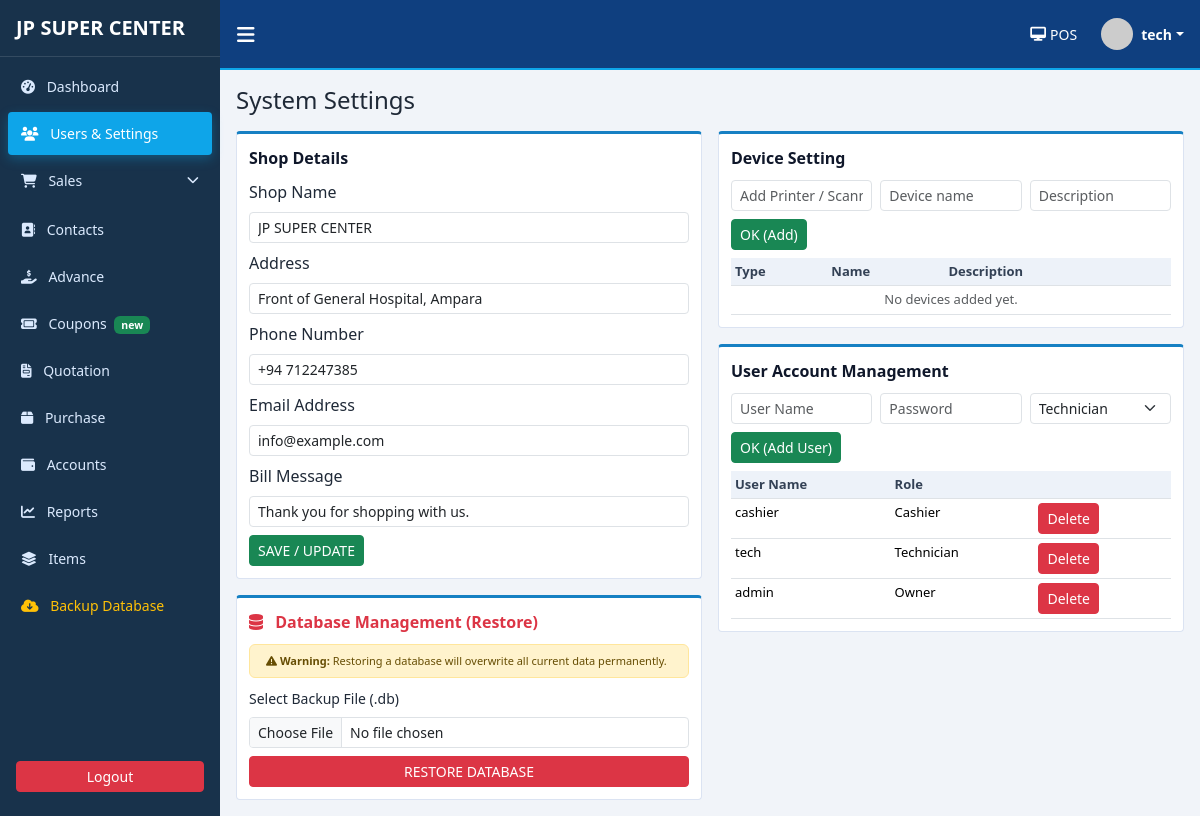
The page /settings (signed in) on the database its author committed.
### pos_app/models.py (models this page shows, shortened)
class ShopSetting(db.Model):
    __tablename__ = "shop_settings"
    id = db.Column(db.Integer, primary_key=True)
    shop_name = db.Column(db.String(120), nullable=False, default="JP SUPER CENTER")
    address = db.Column(db.String(255), nullable=True)
    phone = db.Column(db.String(60), nullable=True)
    email = db.Column(db.String(120), nullable=True)
    bill_message = db.Column(db.String(255), nullable=True)
    updated_at = db.Column(
        db.DateTime, default=datetime.utcnow, onupdate=datetime.utcnow, nullable=False
    )

class User(UserMixin, db.Model):
    __tablename__ = "users"
    id = db.Column(db.Integer, primary_key=True)
    username = db.Column(db.String(80), unique=True, nullable=False, index=True)
    password_hash = db.Column(db.String(255), nullable=False)
    role = db.Column(db.String(30), nullable=False, default="Cashier")
    full_name = db.Column(db.String(120), nullable=True)
    is_active_user = db.Column(db.Boolean, default=True, nullable=False)
    created_at = db.Column(db.DateTime, default=datetime.utcnow, nullable=False)
    sales = db.relationship("Sale", backref="cashier", lazy=True)
    login_history = db.relationship("LoginHistory", backref="user", lazy=True)

### pos_app/routes.py (the view, shortened to what this page needs)
@main_bp.route("/settings", methods=["GET", "POST"])
@login_required
@role_required("Owner", "Technician")
def settings():
    setting = ShopSetting.query.first()
    if not setting:
        setting = ShopSetting(shop_name="JP SUPER CENTER")
        db.session.add(setting)
        db.session.commit()
    users = User.query.order_by(User.created_at.desc()).all()
    devices = DeviceSetting.query.order_by(DeviceSetting.created_at.desc()).all()
    return render_template("settings.html", users=users, devices=devices)

### pos_app/utils.py (called while the page is built)
def role_required(*roles):
    def decorator(f):
        @wraps(f)
        def decorated_function(*args, **kwargs):
            if not current_user.is_authenticated or current_user.role not in roles:
                flash("You do not have permission to access this page.", "danger")
                return redirect(url_for("main.dashboard"))
            return f(*args, **kwargs)
        return decorated_function
    return decorator

### pos_app/templates/settings.html (shortened to what this page needs)
{% extends "base.html" %}
{% block content %}
<h4 class="mb-3">System Settings</h4>
<div class="row g-3">
    {% if current_user.role == 'Technician' %}
    <div class="col-xl-6">
        <div class="panel">
            <div class="panel-title">Shop Details</div>
            <form method="post">
                <div class="mb-2">
                    <label class="form-label">Shop Name</label>
                    <input class="form-control form-control-sm" name="shop_name" value="{{ shop_settings.shop_name }}">
                </div>
                <div class="mb-2">
                    <label class="form-label">Address</label>
                    <input class="form-control form-control-sm" name="address" value="{{ shop_settings.address }}">
                </div>
                <div class="mb-2">
                    <label class="form-label">Phone Number</label>
                    <input class="form-control form-control-sm" name="phone" value="{{ shop_settings.phone }}">
                </div>
                <div class="mb-2">
                    <label class="form-label">Email Address</label>
                    <input class="form-control form-control-sm" name="email" value="{{ shop_settings.email }}">
                </div>
                <div class="mb-2">
                    <label class="form-label">Bill Message</label>
                    <input class="form-control form-control-sm" name="bill_message" value="{{ shop_settings.bill_message }}">
                </div>
                <div class="d-flex gap-2 mt-2">
                    <button class="btn btn-sm btn-success">SAVE / UPDATE</button>
                </div>
            </form>
        </div>
        <div class="panel mt-3">
            <div class="panel-title text-danger"><i class="fa-solid fa-database me-2"></i> Database Management (Restore)</div>
            <div class="alert alert-warning py-2 small mb-2" style="font-size: 11px;">
                <i class="fa-solid fa-triangle-exclamation"></i> <strong>Warning:</strong> Restoring a database will overwrite all current data permanently.
            </div>
            <form action="{{ url_for('main.restore') }}" method="post" enctype="multipart/form-data">
                <div class="mb-2">
                    <label class="form-label small">Select Backup File (.db)</label>
                    <input type="file" name="backup_file" class="form-control form-control-sm" accept=".db" required>
                </div>
                <button type="submit" class="btn btn-sm btn-danger w-100" onclick="return confirm('Are you sure you want to restore this database? All current data will be lost!')">
                    RESTORE DATABASE
                </button>
            </form>
        </div>
    </div>
    {% endif %}
    <div class="col-xl-6">
        {% if current_user.role == 'Technician' %}
        <div class="panel mb-3">
            <div class="panel-title">Device Setting</div>
            <form method="post" class="row g-2">
                <div class="col-md-4">
                    <input name="device_type" class="form-control form-control-sm" placeholder="Add Printer / Scanner" required>
                </div>
                <div class="col-md-4">
                    <input name="device_name" class="form-control form-control-sm" placeholder="Device name" required>
                </div>
                <div class="col-md-4">
                    <input name="description" class="form-control form-control-sm" placeholder="Description">
                </div>
                <div class="col-12">
                    <button class="btn btn-sm btn-success">OK (Add)</button>
                </div>
            </form>
            <div class="table-responsive mt-2">
                <table class="table table-sm table-board">
                    <thead><tr><th>Type</th><th>Name</th><th>Description</th><th></th></tr></thead>
                    <tbody>
                        {% for device in devices %}
                            <tr>
                                <td>{{ device.device_type }}</td>
                                <td>{{ device.device_name }}</td>
                                <td>{{ device.description }}</td>
                                <td>
                                    <form method="post">
                                        <input type="hidden" name="action" value="delete_device">
                                        <input type="hidden" name="device_id" value="{{ device.id }}">
                                        <button class="btn btn-sm btn-danger">Delete</button>
                                    </form>
                                </td>
                            </tr>
                        {% else %}
                            <tr><td colspan="4" class="text-center text-muted">No devices added yet.</td></tr>
                        {% endfor %}
                    </tbody>
                </table>
            </div>
        </div>
        {% endif %}
        <div class="panel">
            <div class="panel-title">User Account Management</div>
            <form method="post" class="row g-2">
                <div class="col-md-4">
                    <input name="username" class="form-control form-control-sm" placeholder="User Name" required>
                </div>
                <div class="col-md-4">
                    <input type="password" name="password" class="form-control form-control-sm" placeholder="Password" required>
                </div>
                <div class="col-md-4">
                    <select name="role" class="form-select form-select-sm">
                        {% if current_user.role == 'Technician' %}
                        <option value="Technician">Technician</option>
                        {% endif %}
                    </select>
                </div>
                <div class="col-12">
                    <button class="btn btn-sm btn-success">OK (Add User)</button>
                </div>
            </form>
            <div class="table-responsive mt-2">
                <table class="table table-sm table-board">
                    <thead><tr><th>User Name</th><th>Role</th><th></th></tr></thead>
                    <tbody>
                        {% for user in users %}
                            <tr>
                                <td>{{ user.username }}</td>
                                <td>{{ user.role }}</td>
                                <td>
                                    <form method="post">
                                        <button class="btn btn-sm btn-danger">Delete</button>
                                    </form>
                                </td>
                            </tr>
                        {% else %}
                            <tr><td colspan="3" class="text-center text-muted">No users available.</td></tr>
                        {% endfor %}
                    </tbody>
                </table>
            </div>
        </div>
    </div>
</div>
{% endblock %}

### pos_app/templates/base.html (shortened to what this page needs)
<!doctype html>
<html lang="en">
<head>
    <link href="https://cdn.jsdelivr.net/npm/bootstrap@5.3.3/dist/css/bootstrap.min.css" rel="stylesheet">
    <link rel="stylesheet" href="https://cdnjs.cloudflare.com/ajax/libs/font-awesome/6.5.1/css/all.min.css">
    <link rel="stylesheet" href="{{ url_for('static', filename='css/styles.css') }}">
</head>
<body>
    <div class="app-shell">
        <aside class="sidebar" id="sidebar">
            <div class="brand px-3 py-3 d-flex align-items-center">
                <h5 class="m-0 text-uppercase fw-bold">{{ shop_settings.shop_name }}</h5>
            </div>
            <nav class="sidebar-nav px-2">
                <a class="menu-link {% if request.path == '/dashboard' %}active{% endif %}"
                    href="{{ url_for('main.dashboard') }}">
                    <i class="fa-solid fa-gauge-high me-2"></i> Dashboard
                </a>
                {% if current_user.role in ['Owner', 'Technician'] %}
                <a class="menu-link {% if request.path.startswith('/settings') %}active{% endif %}"
                    href="{{ url_for('main.settings') }}">
                    <i class="fa-solid fa-users me-2"></i> Users & Settings
                </a>
                {% endif %}
                <div class="menu-group">
                    <a class="menu-link d-flex justify-content-between align-items-center {% if request.path.startswith('/sales') %}active{% endif %}"
                        data-bs-toggle="collapse" href="#salesSubmenu">
                        <span><i class="fa-solid fa-cart-shopping me-2"></i> Sales</span>
                        <i class="fa-solid fa-chevron-down small"></i>
                    </a>
                </div>
                <a class="menu-link {% if request.path.startswith('/tracking') %}active{% endif %}"
                    href="{{ url_for('main.tracking') }}">
                    <i class="fa-solid fa-address-book me-2"></i> Contacts
                </a>
                {% if current_user.role in ['Owner', 'Technician'] %}
                <a class="menu-link" href="{{ url_for('main.credit') }}">
                    <i class="fa-solid fa-hand-holding-dollar me-2"></i> Advance
                </a>
                <a class="menu-link" href="{{ url_for('main.coming_soon', feature='coupons') }}">
                    <i class="fa-solid fa-ticket me-2"></i> Coupons <span class="badge bg-success ms-1">new</span>
                </a>
                <a class="menu-link" href="{{ url_for('main.coming_soon', feature='quotation') }}">
                    <i class="fa-solid fa-file-invoice me-2"></i> Quotation
                </a>
                <a class="menu-link {% if request.path.startswith('/inventory') %}active{% endif %}"
                    href="{{ url_for('main.inventory') }}">
                    <i class="fa-solid fa-box me-2"></i> Purchase
                </a>
                <a class="menu-link {% if request.path.startswith('/expenses') %}active{% endif %}"
                    href="{{ url_for('main.expenses') }}">
                    <i class="fa-solid fa-wallet me-2"></i> Accounts
                </a>
                <a class="menu-link {% if request.path.startswith('/reports') %}active{% endif %}"
                    href="{{ url_for('main.reports') }}">
                    <i class="fa-solid fa-chart-line me-2"></i> Reports
                </a>
                <a class="menu-link {% if request.path == '/inventory' %}active{% endif %}" href="{{ url_for('main.inventory') }}">
                    <i class="fa-solid fa-layer-group me-2"></i> Items
                </a>
                <a class="menu-link text-warning" href="{{ url_for('main.backup') }}">
                    <i class="fa-solid fa-cloud-arrow-down me-2"></i> Backup Database
                </a>
                {% endif %}
            </nav>
            <div class="px-3 pb-4 mt-auto">
                <a class="btn btn-danger w-100 btn-sm" href="{{ url_for('main.logout') }}">Logout</a>
            </div>
        </aside>
        <section class="main-pane">
            <header class="topbar d-flex justify-content-between align-items-center px-3">
                <div class="d-flex align-items-center">
                    <button class="btn btn-link text-white me-2 p-0 shadow-none" id="toggleSidebar">
                        <i class="fa-solid fa-bars fa-lg"></i>
                    </button>
                </div>
                <div class="d-flex align-items-center gap-4">
                    <a href="{{ url_for('main.sales') }}" class="small d-flex align-items-center text-white text-decoration-none">
                        <i class="fa-solid fa-desktop me-1"></i> POS
                    </a>
                    <div class="dropdown">
                        <div class="d-flex align-items-center dropdown-toggle" style="cursor: pointer;" data-bs-toggle="dropdown">
                            <img src="https://ui-avatars.com/api/?name={{ current_user.username }}&background=random"
                                class="rounded-circle me-2" width="32" height="32">
                            <div class="small fw-semibold">{{ current_user.username }}</div>
                        </div>
                    </div>
                </div>
            </header>
            <main class="content-pane p-3">
                {% block content %}{% endblock %}
            </main>
        </section>
    </div>
</body>
</html>

### pos_app/static/css/styles.css (style rules this page uses)
body { background: #f1f4f9; font-family: "Segoe UI", Tahoma, Geneva, Verdana, sans-serif; color: #1f2937; }
.app-shell { display: flex; min-height: 100vh; }
.sidebar { width: 220px; background: #18324b; color: #dbeafe; display: flex; flex-direction: column; }
.brand { border-bottom: 1px solid rgba(255, 255, 255, 0.12); color: #fff; }
.sidebar-nav { display: flex; flex-direction: column; gap: 4px; margin-top: 8px; }
.menu-link { color: #dbeafe; text-decoration: none; padding: 10px 12px; border-radius: 4px; font-size: 14px; display: block; transition: all 0.2s; border: 1px solid transparent; }
.menu-link.active { background: #0ea5e9; color: #fff; box-shadow: 0 4px 12px rgba(14, 165, 233, 0.3); }
.menu-group { margin-bottom: 2px; }
.main-pane { flex: 1; display: flex; flex-direction: column; }
.topbar { min-height: 70px; background: #0f3f7f; color: #fff; border-bottom: 2px solid #0ea5e9; }
.content-pane { flex: 1; }
.panel { background: #fff; border: 1px solid #dbe3f2; border-top: 3px solid #1680c3; border-radius: 4px; padding: 12px; }
.panel-title { font-weight: 600; margin-bottom: 10px; color: #0f172a; }
.table-board { font-size: 13px; margin-bottom: 0; }
.table-board thead th { background: #edf2f9; color: #334155; }

### rows shown on the page
ShopSetting: shop_name "JP SUPER CENTER", address "Front of General Hospital, Ampara", phone "+94 712247385", email "info@example.com", bill_message "Thank you for shopping with us."
User: username "tech", role "Technician"
User: username "cashier", role "Cashier"
User: username "admin", role "Owner"
